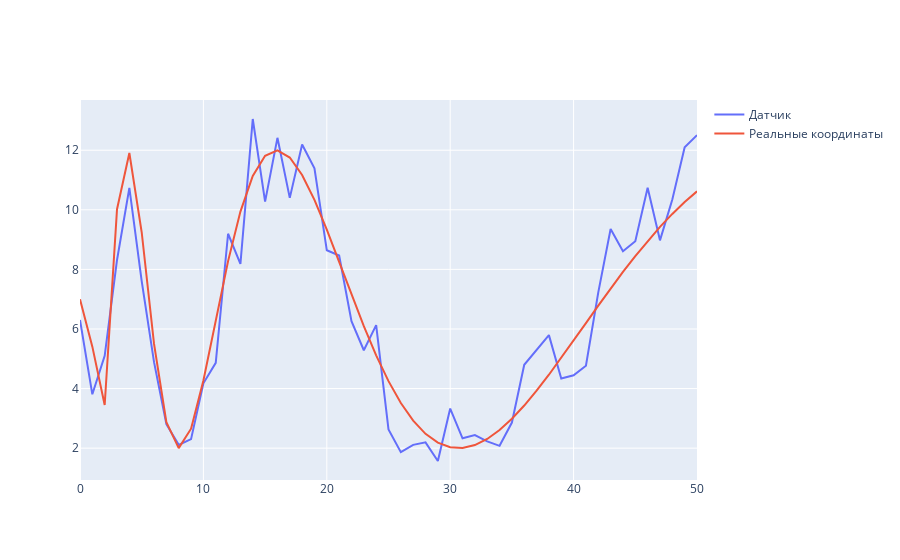

The code cell stored with this chart in its notebook:
### Code cell
weird=go.Figure()
weird.add_trace(go.Scatter(x= list(range(0, sz)), y=z_weird, name="Датчик"))
ideal_weird=[]
for i in range(sz):
    ideal_weird.append(7+5*(sin(5*log(i+1))))
weird.add_trace(go.Scatter(x= list(range(0, sz)), y=ideal_weird, name="Реальные координаты"))
weird.show()
